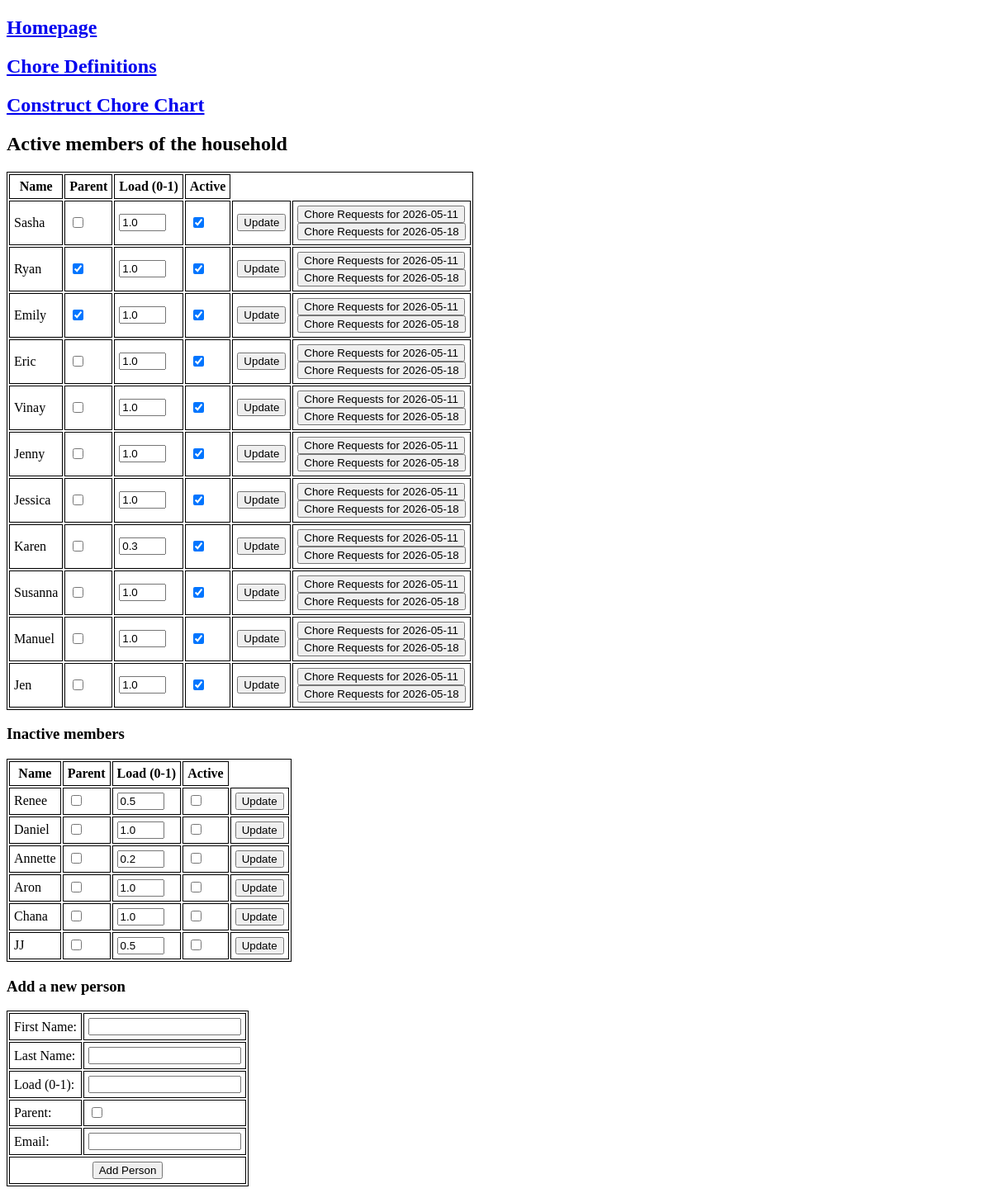
Screenshot of /people with the database file from the repository.
### tables this page shows
CREATE TABLE "people" (
"id" INTEGER,
  "first_name" TEXT,
  "last_name" TEXT,
  "load_fraction" REAL,
  "parent" INTEGER,
  "active" INTEGER,
  "email" TEXT
);

### chore_chart.py (the view)
@app.route("/people")
def people():
    today = date.today()
    this_monday = today - timedelta(days = today.weekday())
    next_monday = this_monday + timedelta(days = 7)
    with sqlite3.connect(db) as con:
        people = pd.read_sql(con=con, sql="SELECT * FROM people")
    return render_template("people.html", people = people,
                           this_monday = this_monday,
                           next_monday = next_monday)

### templates/people.html (shortened to what this page needs)
<!doctype html>
<html>
<head>
  <link rel="stylesheet" href="{{ url_for('static', filename='style.css') }}">
</head>
<body>
  <h2><a href="/">Homepage</a></h2>
  <h2><a href="/tasks">Chore Definitions</a></h2>
  <h2><a href="/chores">Construct Chore Chart</a></h2>
  <h2>Active members of the household</h2>
  <table>
    <tr>
      <th>Name</th>
      <th>Parent</th>
      <th>Load (0-1)</th>
      <th>Active</th>
    </tr>
    {% for person in people.query('active == 1').itertuples() %}
    <tr>
      <td>{{person.first_name}}</td>
      <form method="POST" action="{{ url_for('update_person') }}">
	<td>
	  <input type="checkbox" name="parent" {{"checked" if person.parent else ""}}/>
	</td>
	<td>
	  <input type="text" name="frac" size="4" value="{{ person.load_fraction }}"/>
	</td>
	<td>
	  <input type="checkbox" name="active" {{"checked" if person.active else ""}}/>
	</td>
	<td>
	  <button type="sumbit">Update</button>
	</td>
      </form>
      <td>
	{% if person.active %}
	<form action="{{ url_for('requests', person_id = person.id,
		      monday = this_monday) }}", method="GET">
	  <button type="sumbit">Chore Requests for {{this_monday}}</button>
	</form>
	<form action="{{ url_for('requests', person_id = person.id,
		      monday = next_monday) }}", method="GET">
	  <button type="sumbit">Chore Requests for {{next_monday}}</button>
	</form>
	{% endif %}
      </td>
    </tr>
    {% endfor %}
  </table>
  <h3>Inactive members</h3>
  <table>
    <tr>
      <th>Name</th>
      <th>Parent</th>
      <th>Load (0-1)</th>
      <th>Active</th>
    </tr>
    {% for person in people.query('active == 0').itertuples() %}
    <tr>
      <td>{{person.first_name}}</td>
      <form method="POST" action="{{ url_for('update_person') }}">
	<td>
	  <input type="checkbox" name="parent" {{"checked" if person.parent else ""}}/>
	</td>
	<td>
	  <input type="text" name="frac" size="4" value="{{ person.load_fraction }}"/>
	</td>
	<td>
	  <input type="checkbox" name="active" {{"checked" if person.active else ""}}/>
	</td>
	<td>
	  <button type="sumbit">Update</button>
	</td>
      </form>
    </tr>
    {% endfor %}
  </table>
  <h3>Add a new person</h3>
  <form method="POST" action="{{ url_for('add_person') }}">
    <table>
      <tr>
	<td><label for="first_name">First Name:</label></td>
	<td><input type="text" id="first_name" name="first_name"></input></td>
      </tr>
      <tr>
	<td><label for="last_name">Last Name:</label></td>
	<td><input type="text" id="last_name" name="last_name"></input></td>
      </tr>
      <tr>
	<td><label for="frac">Load (0-1):</label></td>
	<td><input type="text" id="frac" name="frac"></input></td>
      </tr>
      <tr>
	<td><label for="parent">Parent:</label></td>
	<td><input type="checkbox" id="parent" name="parent"></input></td>
      </tr>
      <tr>
	<td><label for="email">Email:</label></td>
	<td><input type="text" id="email" name="email"></input></td>
      </tr>
      <tr>
	<td colspan="2" class="center-text">
	  <input type="submit" value="Add Person">
	</td>
      </tr>
    </table>
  </form>
</body>
</html>

### static/style.css (style rules this page uses)
table, th, td { border: 1px solid; }
th, td { padding: 5px; }
.center-text { text-align: center; }

### rows the page displays
people: first_name "Sasha", frac "1.0", this_monday "2026-05-11", next_monday "2026-05-18"
people: first_name "Ryan", frac "1.0", this_monday "2026-05-11", next_monday "2026-05-18"
people: first_name "Emily", frac "1.0", this_monday "2026-05-11", next_monday "2026-05-18"
people: first_name "Eric", frac "1.0", this_monday "2026-05-11", next_monday "2026-05-18"
people: first_name "Vinay", frac "1.0", this_monday "2026-05-11", next_monday "2026-05-18"
people: first_name "Jenny", frac "1.0", this_monday "2026-05-11", next_monday "2026-05-18"
people: first_name "Jessica", frac "1.0", this_monday "2026-05-11", next_monday "2026-05-18"
people: first_name "Karen", frac "0.3", this_monday "2026-05-11", next_monday "2026-05-18"
people: first_name "Susanna", frac "1.0", this_monday "2026-05-11", next_monday "2026-05-18"
people: first_name "Manuel", frac "1.0", this_monday "2026-05-11", next_monday "2026-05-18"
people: first_name "Jen", frac "1.0", this_monday "2026-05-11", next_monday "2026-05-18"
people: first_name "Renee", frac "0.5"
people: first_name "Daniel", frac "1.0"
people: first_name "Annette", frac "0.2"
people: first_name "Aron", frac "1.0"
people: first_name "Chana", frac "1.0"
people: first_name "JJ", frac "0.5"
